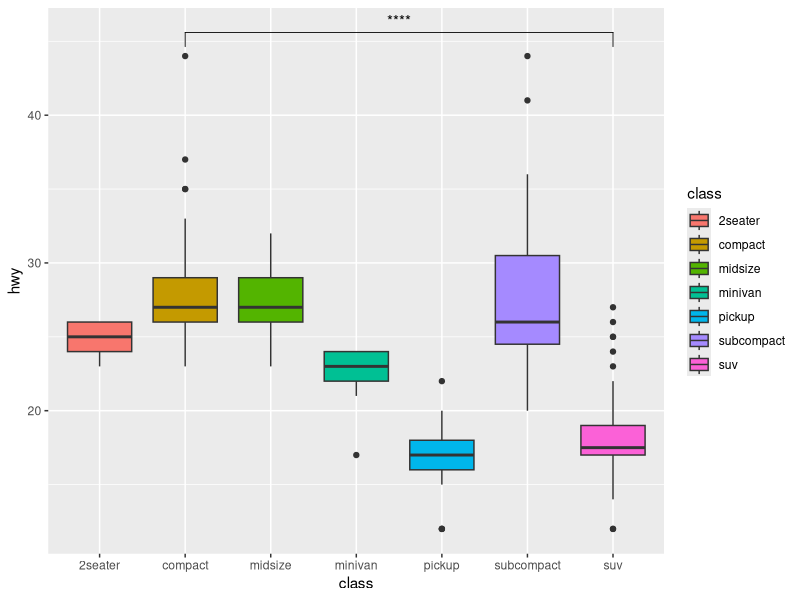
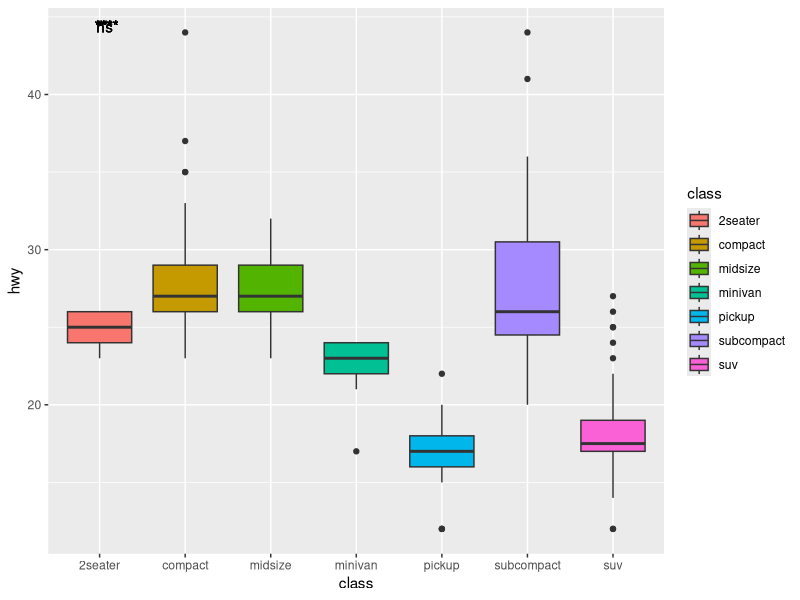

Here is the R script that generated these plots, in order:
options(width = 250)
suppressPackageStartupMessages({ library(ggplot2); library(ggpubr) })
cmp <- list(c("compact", "suv"))

f <- function(tag, expr) {
  r <- tryCatch({ print(force(expr)); "OK" }, error = function(e) paste("ERROR:", conditionMessage(e)))
  cat(tag, ":", r, "\n")
}

f("A ggplot(df) + layer mappings", ggplot(mpg) +
    geom_boxplot(mapping = aes(x = class, y = hwy, fill = class)) +
    stat_compare_means(mapping = aes(x = class, y = hwy), method = "t.test",
                       label = "p.signif", comparisons = cmp))

f("B no fill on boxplot", ggplot(mpg) +
    geom_boxplot(mapping = aes(x = class, y = hwy)) +
    stat_compare_means(mapping = aes(x = class, y = hwy), method = "t.test",
                       label = "p.signif", comparisons = cmp))

f("C global mapping", ggplot(mpg, aes(x = class, y = hwy)) +
    geom_boxplot(aes(fill = class)) +
    stat_compare_means(method = "t.test", label = "p.signif", comparisons = cmp))

f("D no comparisons", ggplot(mpg) +
    geom_boxplot(mapping = aes(x = class, y = hwy, fill = class)) +
    stat_compare_means(mapping = aes(x = class, y = hwy), method = "t.test", label = "p.signif"))
